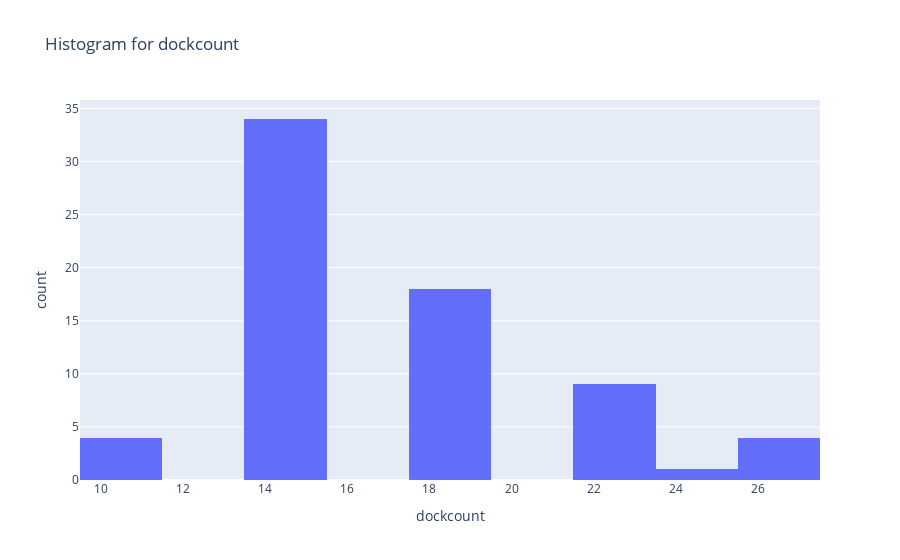
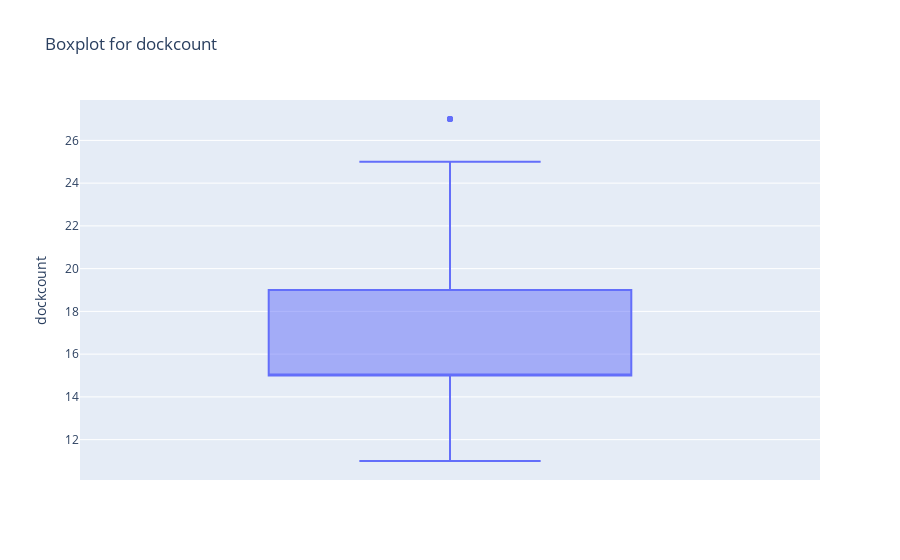

These figures' notebook cell, in order:
### Markdown cell above
In the next section is possible to see different stats. We have a positive skweness which it is also shows in the histogram of the variable, the most amount of data are to the left of the mean which is 17.65 with a standard deviation of 4.01 more or less.

### Code cell
get_stats_from_column(stations_df_wo_id, 'dockcount', True)

### Figure 1 — Plotly figure (JSON) as saved in the notebook; plotly's stock layout.template omitted (floating-point values rounded to 4 significant figures)
{"data": [{"alignmentgroup": "True", "bingroup": "x", "hovertemplate": "dockcount=%{x}<br>count=%{y}<extra></extra>", "legendgroup": "", "marker": {"color": "#636efa", "pattern": {"shape": ""}}, "name": "", "offsetgroup": "", "orientation": "v", "showlegend": false, "type": "histogram", "x": [27, 15, 11, 19, 15, 15, 15, 15, 15, 19, 19, 15, 19, 15, 15, 25, 15, 15, 15, 15, 15, 23, 23, 15, 15, 11, 15, 23, 11, 15, 11, 15, 15, 15, 15, 15, 19, 15, 19, 23, 19, 19, 15, 23, 19, 15, 19, 23, 15, 27, 19, 19, 15, 15, 19, 27, 19, 23, 19, 19, 23, 15, 23, 19, 19, 27, 15, 15, 15, 15], "xaxis": "x", "yaxis": "y"}], "layout": {"barmode": "relative", "legend": {"tracegroupgap": 0}, "title": {"text": "Histogram for dockcount"}, "xaxis": {"anchor": "y", "domain": [0, 1], "title": {"text": "dockcount"}}, "yaxis": {"anchor": "x", "domain": [0, 1], "title": {"text": "count"}}}}

### Figure 2 — Plotly figure (JSON) as saved in the notebook; plotly's stock layout.template omitted (floating-point values rounded to 4 significant figures)
{"data": [{"alignmentgroup": "True", "hovertemplate": "dockcount=%{y}<extra></extra>", "legendgroup": "", "marker": {"color": "#636efa"}, "name": "", "notched": false, "offsetgroup": "", "orientation": "v", "showlegend": false, "type": "box", "x0": " ", "xaxis": "x", "y": [27, 15, 11, 19, 15, 15, 15, 15, 15, 19, 19, 15, 19, 15, 15, 25, 15, 15, 15, 15, 15, 23, 23, 15, 15, 11, 15, 23, 11, 15, 11, 15, 15, 15, 15, 15, 19, 15, 19, 23, 19, 19, 15, 23, 19, 15, 19, 23, 15, 27, 19, 19, 15, 15, 19, 27, 19, 23, 19, 19, 23, 15, 23, 19, 19, 27, 15, 15, 15, 15], "y0": " ", "yaxis": "y"}], "layout": {"boxmode": "group", "legend": {"tracegroupgap": 0}, "title": {"text": "Boxplot for dockcount"}, "xaxis": {"anchor": "y", "domain": [0, 1]}, "yaxis": {"anchor": "x", "domain": [0, 1], "title": {"text": "dockcount"}}}}
